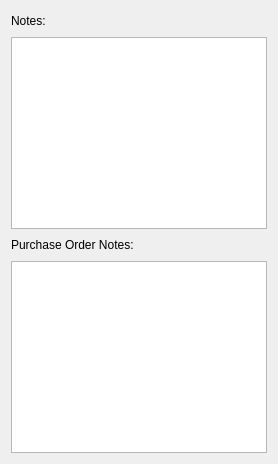
         <widget class="QWidget" name="_notesPage">
          <layout class="QVBoxLayout" name="verticalLayout_5">
           <item>
            <layout class="QHBoxLayout" name="horizontalLayout_3">
             <item>
              <widget class="QLabel" name="_notesLit">
               <property name="text">
                <string>Notes:</string>
               </property>
              </widget>
             </item>
             <item>
              <spacer name="horizontalSpacer_4">
               <property name="orientation">
                <enum>Qt::Horizontal</enum>
               </property>
               <property name="sizeHint" stdset="0">
                <size>
                 <width>40</width>
                 <height>20</height>
                </size>
               </property>
              </spacer>
             </item>
            </layout>
           </item>
           <item>
            <widget class="XTextEdit" name="_notes"/>
           </item>
           <item>
            <layout class="QHBoxLayout" name="horizontalLayout_8">
             <item>
              <widget class="QLabel" name="_poCommentsLit">
               <property name="text">
                <string>Purchase Order Notes:</string>
               </property>
              </widget>
             </item>
             <item>
              <spacer name="horizontalSpacer_6">
               <property name="orientation">
                <enum>Qt::Horizontal</enum>
               </property>
               <property name="sizeHint" stdset="0">
                <size>
                 <width>40</width>
                 <height>20</height>
                </size>
               </property>
              </spacer>
             </item>
            </layout>
           </item>
           <item>
            <widget class="XTextEdit" name="_poComments"/>
           </item>
          </layout>
         </widget>
